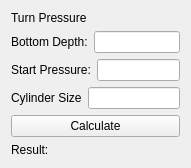
    <widget class="QWidget" name="layoutWidget_4">
     <property name="geometry">
      <rect>
       <x>410</x>
       <y>180</y>
       <width>191</width>
       <height>166</height>
      </rect>
     </property>
     <layout class="QVBoxLayout" name="TurnPressure">
      <item>
       <widget class="QLabel" name="TP_Title">
        <property name="text">
         <string>Turn Pressure</string>
        </property>
       </widget>
      </item>
      <item>
       <layout class="QHBoxLayout" name="TP_BottomDepth">
        <item>
         <widget class="QLabel" name="TP_BottomDepthLabel">
          <property name="text">
           <string>Bottom Depth:</string>
          </property>
         </widget>
        </item>
        <item>
         <widget class="QLineEdit" name="TP_BottomDepthField"/>
        </item>
       </layout>
      </item>
      <item>
       <layout class="QHBoxLayout" name="TP_StartPressure">
        <item>
         <widget class="QLabel" name="TP_StartPressureLabel">
          <property name="text">
           <string>Start Pressure:</string>
          </property>
         </widget>
        </item>
        <item>
         <widget class="QLineEdit" name="TP_StartPressureField"/>
        </item>
       </layout>
      </item>
      <item>
       <layout class="QHBoxLayout" name="TP_CylinderSize">
        <item>
         <widget class="QLabel" name="TP_CylinderLabel">
          <property name="text">
           <string>Cylinder Size</string>
          </property>
         </widget>
        </item>
        <item>
         <widget class="QLineEdit" name="TP_CylinderField"/>
        </item>
       </layout>
      </item>
      <item>
       <widget class="QPushButton" name="TP_CalculateButton">
        <property name="text">
         <string>Calculate</string>
        </property>
       </widget>
      </item>
      <item>
       <widget class="QLabel" name="TP_ResultLabel">
        <property name="text">
         <string>Result:</string>
        </property>
       </widget>
      </item>
     </layout>
    </widget>
